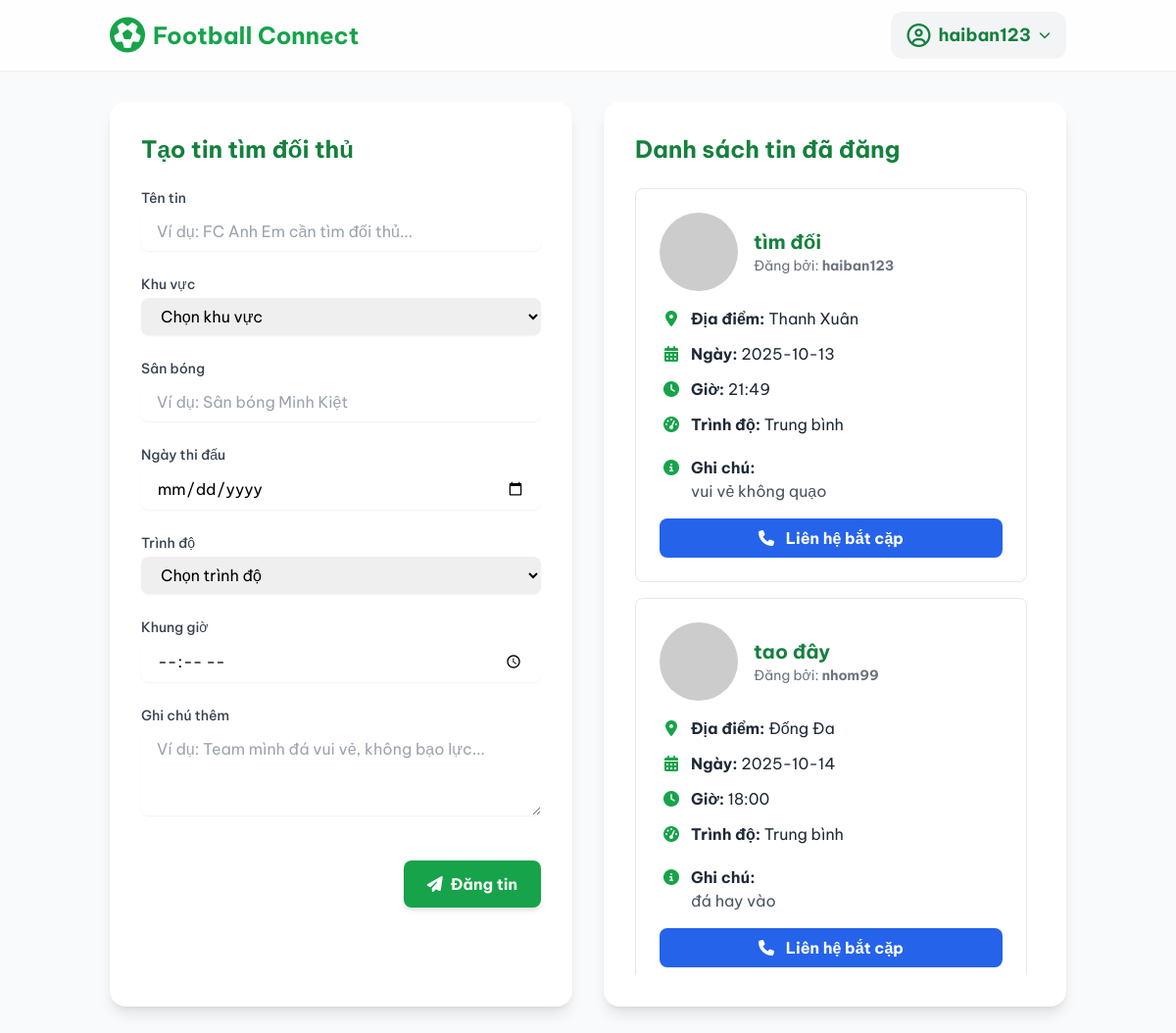
The page /find_opponent (signed in) on the database its author committed.
### app.py (models this page shows, shortened)
class User(UserMixin, db.Model):
    id = db.Column(db.Integer, primary_key=True)
    username = db.Column(db.String(100), unique=True, nullable=False)
    password = db.Column(db.String(100), nullable=False)
    email = db.Column(db.String(120), unique=True, nullable=False)
    phone = db.Column(db.String(20))
    posts = db.relationship('Post', backref='author', lazy=True)

class Post(db.Model):
    id = db.Column(db.Integer, primary_key=True)
    title = db.Column(db.String(200), nullable=False)
    location = db.Column(db.String(200), nullable=False)
    match_date = db.Column(db.String(50), nullable=False)
    skill_level = db.Column(db.String(50), nullable=False)
    time_frame = db.Column(db.String(50), nullable=False)
    notes = db.Column(db.Text, nullable=True)
    user_id = db.Column(db.Integer, db.ForeignKey('user.id'), nullable=False)
    username = db.Column(db.String(100), nullable=False)

### app.py (the view, shortened to what this page needs)
@app.route('/find_opponent', methods=['GET', 'POST'])
@login_required
def find_opponent():
    posts = Post.query.order_by(Post.id.desc()).all()
    return render_template('find_opponent.html', posts=posts)

### app.py (called while the page is built)
@login_manager.user_loader
def load_user(user_id):
    return User.query.get(int(user_id))

### templates/find_opponent.html (shortened to what this page needs)
<!DOCTYPE html>
<html lang="vi">
<head>
    <script src="https://cdn.tailwindcss.com"></script>
    <link rel="stylesheet" href="https://cdnjs.cloudflare.com/ajax/libs/font-awesome/6.4.2/css/all.min.css">
</head>
<body class="bg-gray-50">
    <nav class="bg-white/80 backdrop-blur-md shadow-sm sticky top-0 z-50">
        <div class="container mx-auto px-6 py-3 flex justify-between items-center">
            <a href="{{ url_for('home') }}" class="flex items-center font-bold text-2xl text-green-600">
                <i class="fa-solid fa-futbol text-green-600 text-4xl mr-2"></i>
                <span>Football Connect</span>
            </a>
            <div class="flex items-center space-x-3">
                {% if current_user.is_authenticated %}
                <div class="relative">
                    <button id="user-menu-button" class="flex items-center bg-gray-100 rounded-xl px-4 py-2 space-x-2 text-left hover:bg-gray-200 focus:outline-none transition">
                        <i class="fa-regular fa-user-circle text-green-700 text-2xl"></i>
                        <span class="font-bold text-green-700 text-lg">{{ current_user.username }}</span>
                        <i class="fa-solid fa-chevron-down text-green-700 text-xs ml-2"></i>
                    </button>
                </div>
                {% endif %}
            </div>
        </div>
    </nav>
    <main class="container mx-auto px-6 py-8">
        <div class="grid grid-cols-1 lg:grid-cols-2 gap-8">
            <div class="bg-white p-8 rounded-2xl shadow-lg">
                <h1 class="text-2xl font-bold text-green-700 mb-6">Tạo tin tìm đối thủ</h1>
                <form id="post-form" action="{{ url_for('find_opponent') }}" method="POST" class="space-y-6">
                    <div>
                        <label for="title" class="block text-sm font-medium text-gray-700 mb-1">Tên tin</label>
                        <input type="text" id="title" name="title" class="w-full border-gray-300 rounded-lg shadow-sm focus:border-green-500 focus:ring-green-500 px-4 py-2" placeholder="Ví dụ: FC Anh Em cần tìm đối thủ..." required>
                    </div>
                    <div>
                        <label for="location" class="block text-sm font-medium text-gray-700 mb-1">Khu vực</label>
                        <select id="location" name="location" class="w-full border-gray-300 rounded-lg shadow-sm focus:border-green-500 focus:ring-green-500 px-4 py-2" required>
                            <option value="" disabled selected>Chọn khu vực</option>
                        </select>
                    </div>
                    <div>
                        <label for="pitch" class="block text-sm font-medium text-gray-700 mb-1">Sân bóng</label>
                        <input type="text" id="pitch" name="pitch" class="w-full border-gray-300 rounded-lg shadow-sm focus:border-green-500 focus:ring-green-500 px-4 py-2" placeholder="Ví dụ: Sân bóng Minh Kiệt" required>
                    </div>
                    <div>
                        <label for="match_date" class="block text-sm font-medium text-gray-700 mb-1">Ngày thi đấu</label>
                        <input type="date" id="match_date" name="match_date" class="w-full border-gray-300 rounded-lg shadow-sm focus:border-green-500 focus:ring-green-500 px-4 py-2" required>
                    </div>
                    <div>
                        <label for="skill_level" class="block text-sm font-medium text-gray-700 mb-1">Trình độ</label>
                        <select id="skill_level" name="skill_level" class="w-full border-gray-300 rounded-lg shadow-sm focus:border-green-500 focus:ring-green-500 px-4 py-2" required>
                            <option value="" disabled selected>Chọn trình độ</option>
                        </select>
                    </div>
                    <div>
                        <label for="time_frame" class="block text-sm font-medium text-gray-700 mb-1">Khung giờ</label>
                        <input type="time" id="time_frame" name="time_frame" class="w-full border-gray-300 rounded-lg shadow-sm focus:border-green-500 focus:ring-green-500 px-4 py-2" required>
                    </div>
                    <div>
                        <label for="notes" class="block text-sm font-medium text-gray-700 mb-1">Ghi chú thêm</label>
                        <textarea id="notes" name="notes" rows="3" class="w-full border-gray-300 rounded-lg shadow-sm focus:border-green-500 focus:ring-green-500 px-4 py-2" placeholder="Ví dụ: Team mình đá vui vẻ, không bạo lực..."></textarea>
                    </div>
                    <div class="flex justify-end items-center pt-4">
                        <button type="submit" class="bg-green-600 hover:bg-green-700 text-white font-bold py-3 px-6 rounded-lg shadow-md transition duration-300 ease-in-out flex items-center space-x-2">
                            <i class="fa-solid fa-paper-plane"></i>
                            <span>Đăng tin</span>
                        </button>
                    </div>
                </form>
            </div>
            <div id="posts-container" class="bg-white p-8 rounded-2xl shadow-lg">
                <h2 class="text-2xl font-bold text-green-700 mb-6">Danh sách tin đã đăng</h2>
                <div id="posts-list" class="space-y-4 max-h-[75vh] overflow-y-auto pr-2">
                    {% if posts %}
                        {% for post in posts %}
                        <div class="border border-gray-200 rounded-lg p-6 space-y-4">
                            <div class="flex items-center space-x-4 mb-4">
                                <img src="https://ui-avatars.com/api/?name={{ post.username[0] }}&background=random&color=fff&rounded=true&size=56" alt="Team Logo" class="rounded-full">
                                <div>
                                    <h3 class="text-xl font-bold text-green-700">{{ post.title }}</h3>
                                    <p class="text-sm text-gray-500">Đăng bởi: <strong>{{ post.username }}</strong></p>
                                </div>
                            </div>
                            <div class="space-y-3 text-gray-800">
                                <p><i class="fa-solid fa-location-dot w-6 text-center mr-2 text-green-600"></i><strong>Địa điểm:</strong> {{ post.location }}</p>
                                <p><i class="fa-solid fa-calendar-days w-6 text-center mr-2 text-green-600"></i><strong>Ngày:</strong> {{ post.match_date }}</p>
                                <p><i class="fa-solid fa-clock w-6 text-center mr-2 text-green-600"></i><strong>Giờ:</strong> {{ post.time_frame }}</p>
                                <p><i class="fa-solid fa-gauge-high w-6 text-center mr-2 text-green-600"></i><strong>Trình độ:</strong> {{ post.skill_level }}</p>
                                {% if post.notes %}
                                <div class="pt-2">
                                    <i class="fa-solid fa-circle-info w-6 text-center mr-2 text-green-600"></i><strong>Ghi chú:</strong>
                                    <p class="pl-8 text-gray-600">{{ post.notes }}</p>
                                </div>
                                {% endif %}
                            </div>
                            <div class="mt-6 text-center">
                                 <button class="bg-blue-600 text-white font-bold py-2 px-6 rounded-lg hover:bg-blue-700 transition w-full">
                                    <i class="fa-solid fa-phone mr-2"></i> Liên hệ bắt cặp
                                </button>
                            </div>
                        </div>
                        {% endfor %}
                    {% else %}
                    <div id="no-posts-placeholder" class="text-center text-gray-500 py-10">
                        <p>Chưa có tin nào được đăng.</p>
                        <p class="text-sm mt-1">Hãy điền thông tin và nhấn "Đăng tin".</p>
                    </div>
                    {% endif %}
                </div>
            </div>
        </div>
    </main>
</body>
</html>

### templates/find_opponent.html (style rules this page uses)
body { font-family: 'Be Vietnam Pro', sans-serif; }

### rows shown on the page
User: username "haiban123"
Post: title "tìm đối", username "haiban123", location "Thanh Xuân", match_date "2025-10-13", time_frame "21:49", skill_level "Trung bình", notes "vui vẻ không quạo"
Post: title "tao đây", username "nhom99", location "Đống Đa", match_date "2025-10-14", time_frame "18:00", skill_level "Trung bình", notes "đá hay vào"
